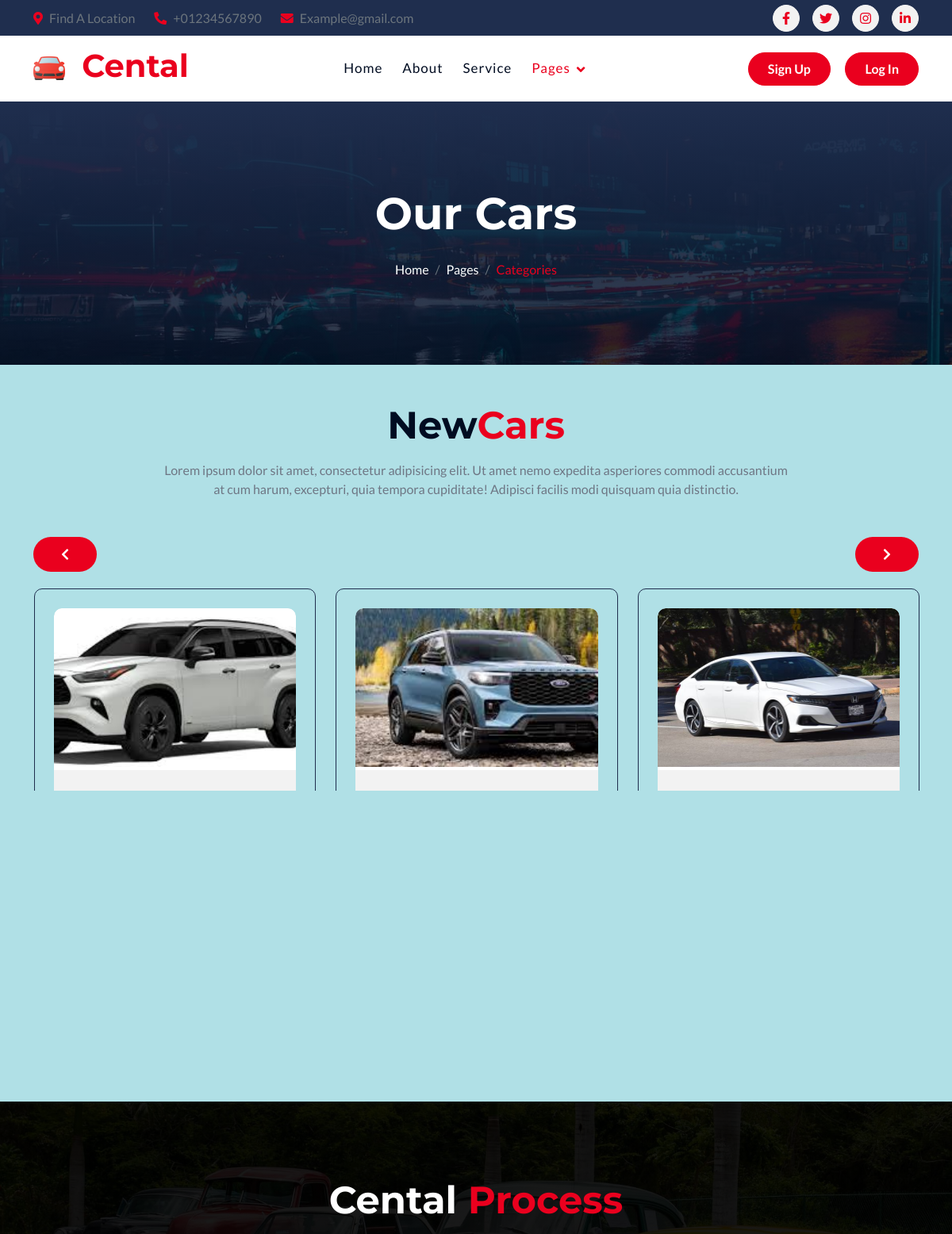
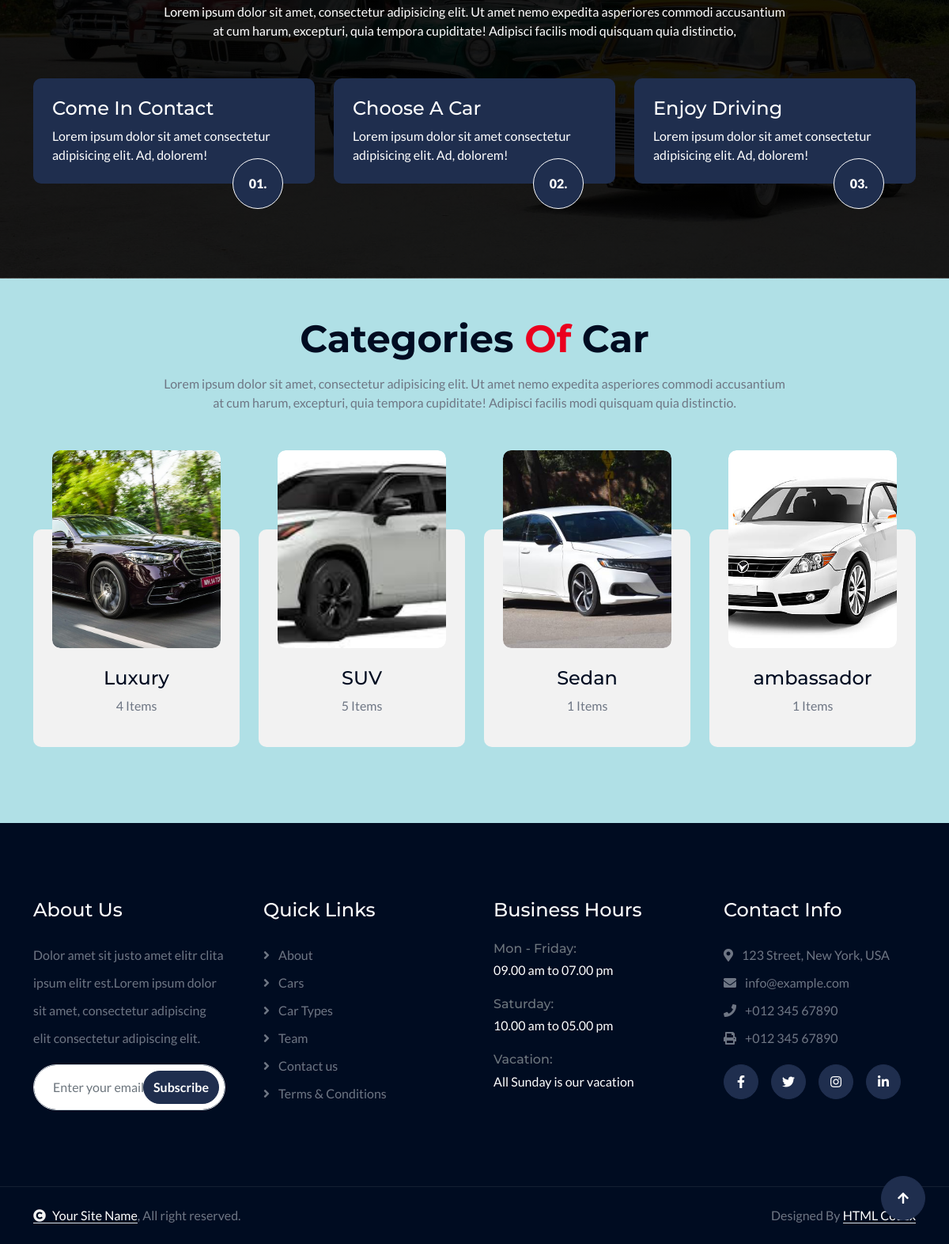
The page /car/ on the database its author committed (2 pictures, top to bottom).
### item/models.py (models this page shows, shortened)
class Item(models.Model):
    category = models.ForeignKey(Category, related_name='items', on_delete=models.CASCADE)
    name = models.CharField(max_length=255)
    company = models.CharField(max_length=255, blank=True, null=True)
    model = models.CharField(max_length=255, blank=True, null=True)
    seats = models.IntegerField(blank=True, null=True)
    fuel_type = models.CharField(max_length=255, blank=True, null=True)
    gear_type = models.CharField(max_length=255, blank=True, null=True)
    description = models.TextField(blank=True, null=True)
    price = models.FloatField()
    image = models.ImageField(upload_to='item_images', blank=True, null=True)
    is_sold = models.BooleanField(default=False)
    created_by = models.ForeignKey(User, related_name='items', on_delete=models.CASCADE)
    created_at = models.DateTimeField(auto_now_add=True)

class Category(models.Model):
    name = models.CharField(max_length=255)
    class Meta:
        ordering = ('name',)
        verbose_name_plural = 'Categories'
    def get_category_image(self):
        first_item_with_image = self.items.filter(image__isnull=False).first()
        return first_item_with_image.image.url if first_item_with_image else None

### core/views.py (the view)
# urls.py: path('car/', views.car, name='car'),
def car(request):
    items = Item.objects.filter(is_sold=False)[0:6]
    categories = Category.objects.all()
    return render(request, 'core/cars.html', {
        'categories' : categories,
        'items' : items
    })

### core/templates/core/cars.html (shortened to what this page needs)
{% extends "core/base.html" %}
{% load static %}
{% block page %}active{% endblock page %}
{% block content %}
    <div class="container-fluid bg-breadcrumb">
        <div class="container text-center py-5" style="max-width: 900px;">
            <h4 class="text-white display-4 mb-4 wow fadeInDown" data-wow-delay="0.1s">Our Cars</h4>
            <ol class="breadcrumb d-flex justify-content-center mb-0 wow fadeInDown" data-wow-delay="0.3s">
                <li class="breadcrumb-item"><a href="index.html">Home</a></li>
                <li class="breadcrumb-item"><a href="#">Pages</a></li>
                <li class="breadcrumb-item active text-primary">Categories</li>
            </ol>
        </div>
    </div>
       <br>
       <br>
<div class="container-fluid categories pb-5">
    <div class="container pb-5">
        <div class="text-center mx-auto pb-5 wow fadeInUp" data-wow-delay="0.1s" style="max-width: 800px;">
            <h1 class="display-5 text-capitalize mb-3">New<span class="text-primary">Cars</span></h1>
            <p class="mb-0">Lorem ipsum dolor sit amet, consectetur adipisicing elit. Ut amet nemo expedita asperiores commodi accusantium at cum harum, excepturi, quia tempora cupiditate! Adipisci facilis modi quisquam quia distinctio.</p>
        </div>
        <div class="categories-carousel owl-carousel wow fadeInUp" data-wow-delay="0.1s">
            {% for item in items %}
            <div class="categories-item p-4">
                <div class="categories-item-inner">
                    <a href="{% url 'item:detail' item.id %}">
                    <div class="categories-img rounded-top" style="height: 200px; overflow: hidden;">
                        <img src="{{ item.image.url }}" class="img-fluid w-100" style="height: 100%; object-fit: cover;" alt="">
                    </div>
                    <div class="categories-content rounded-bottom p-4">
                        <h4>{{ item.name }}</h4>
                        <div class="categories-review mb-4">
                            <div class="me-3">4.5 Review</div>
                            <div class="d-flex justify-content-center text-secondary">
                                <i class="fas fa-star"></i>
                                <i class="fas fa-star"></i>
                                <i class="fas fa-star"></i>
                                <i class="fas fa-star"></i>
                                <i class="fas fa-star text-body"></i>
                            </div>
                        </div>
                        <div class="mb-4">
                            <h4 class="bg-white text-primary rounded-pill py-2 px-4 mb-0">Price: {{ item.price }} / Day</h4>
                        </div>
                        <a href="{% url 'item:detail' item.id %}" class="btn btn-primary" >Show Details</a>
                    </div>
                </div>
            </div>
            {% endfor %}
        </div>
    </div>
</div>
        <div class="container-fluid steps py-5">
            <div class="container py-5">
                <div class="text-center mx-auto pb-5 wow fadeInUp" data-wow-delay="0.1s" style="max-width: 800px;">
                    <h1 class="display-5 text-capitalize text-white mb-3">Cental<span class="text-primary"> Process</span></h1>
                    <p class="mb-0 text-white">Lorem ipsum dolor sit amet, consectetur adipisicing elit. Ut amet nemo expedita asperiores commodi accusantium at cum harum, excepturi, quia tempora cupiditate! Adipisci facilis modi quisquam quia distinctio,
                    </p>
                </div>
                <div class="row g-4">
                    <div class="col-lg-4 wow fadeInUp" data-wow-delay="0.1s">
                        <div class="steps-item p-4 mb-4">
                            <h4>Come In Contact</h4>
                            <p class="mb-0">Lorem ipsum dolor sit amet consectetur adipisicing elit. Ad, dolorem!</p>
                            <div class="setps-number">01.</div>
                        </div>
                    </div>
                    <div class="col-lg-4 wow fadeInUp" data-wow-delay="0.3s">
                        <div class="steps-item p-4 mb-4">
                            <h4>Choose A Car</h4>
                            <p class="mb-0">Lorem ipsum dolor sit amet consectetur adipisicing elit. Ad, dolorem!</p>
                            <div class="setps-number">02.</div>
                        </div>
                    </div>
                    <div class="col-lg-4 wow fadeInUp" data-wow-delay="0.5s">
                        <div class="steps-item p-4 mb-4">
                            <h4>Enjoy Driving</h4>
                            <p class="mb-0">Lorem ipsum dolor sit amet consectetur adipisicing elit. Ad, dolorem!</p>
                            <div class="setps-number">03.</div>
                        </div>
                    </div>
                </div>
            </div>
        </div>
        <br>
        <br>
<div class="container-fluid team pb-5">
    <div class="container pb-5">
        <div class="text-center mx-auto pb-5 wow fadeInUp" data-wow-delay="0.1s" style="max-width: 800px;">
            <h1 class="display-5 text-capitalize mb-3">Categories<span class="text-primary"> of</span> Car</h1>
            <p class="mb-0">Lorem ipsum dolor sit amet, consectetur adipisicing elit. Ut amet nemo expedita asperiores commodi accusantium at cum harum, excepturi, quia tempora cupiditate! Adipisci facilis modi quisquam quia distinctio.</p>
        </div>
        <div class="row g-4">
            {% for category in categories %}
            <div class="col-md-6 col-lg-6 col-xl-3 wow fadeInUp" data-wow-delay="0.1s">
                <div class="team-item p-4 pt-0">
                    <div class="team-img" style="height: 250px; overflow: hidden;">
                        {% if category.get_category_image %}
                        <img src="{{ category.get_category_image }}" class="img-fluid rounded w-100" style="height: 100%; object-fit: cover;" alt="{{ category.name }}">
                        {% endif %}
                    </div>
                    <div class="team-content pt-4">
                        <h4>{{ category.name }}</h4>
                        <p>{{ category.items.count }} Items</p>
                    </div>
                </div>
            </div>
            {% endfor %}
        </div>
    </div>
</div>
        {% endblock content %}

### static/css/style.css (style rules this page uses)
.btn { font-weight: 600; transition: .5s; }
.btn.btn-primary { color: var(--bs-white); }
.bg-breadcrumb { position: relative; overflow: hidden; background: linear-gradient(rgba(31, 46, 78, 1), rgba(0, 12, 33, 0.8)), url(../img/fact-bg.jpg); background-position: center top; background-repeat: no-repeat; background-size: cover; padding: 60px 0 60px 0; transition: 0.5s; }
.bg-breadcrumb .breadcrumb { position: relative; }
.bg-breadcrumb .breadcrumb .breadcrumb-item a { color: var(--bs-white); }
.categories .categories-item { position: relative; border: 1px solid var(--bs-secondary); border-radius: 10px; transition: 0.5s; }
.categories .categories-item .categories-item-inner { position: relative; overflow: hidden; border-radius: 10px; transition: 0.5s; }
.categories .categories-item-inner .categories-img { background: var(--bs-light); }
.categories .categories-item-inner .categories-content { border-top: 4px solid var(--bs-white); text-align: center; background: var(--bs-light); }
.categories .categories-item-inner .categories-review { display: flex; align-items: center; justify-content: center; }
.steps { background: linear-gradient(rgba(0, 0, 0, 0.9), rgba(0, 0, 0, 0.9)), url(../img/bg-1.jpg); background-position: center center; background-repeat: no-repeat; background-size: cover; }
.steps .steps-item { position: relative; background: var(--bs-secondary); border-radius: 10px; }
.steps .steps-item h4, .steps .steps-item p { color: var(--bs-white); }
.steps .steps-item .setps-number { position: absolute; width: 64px; height: 64px; bottom: 0; right: 40px; font-weight: 900; border: 1px solid var(--bs-white); border-radius: 64px; transform: translateY(50%); color: var(--bs-white); background: var(--bs-secondary); display: flex; align-items: center; justify-content: center; }
.team .team-item { position: relative; text-align: center; border-radius: 10px; margin-top: 100px; background: var(--bs-light); transition: 0.5s; z-index: 1; }
.team .team-item::after { content: ""; position: absolute; width: 100%; height: 0; bottom: 0; left: 0; border-radius: 10px; background: var(--bs-secondary); z-index: 2; transition: 0.5s; }
.team .team-item .team-content { position: relative; z-index: 5; }
.team .team-item .team-content h4, .team .team-item .team-content p { transition: 0.5s; }
.team .team-item .team-img { position: relative; overflow: hidden; top: -100px; margin-bottom: -100px; border-radius: 10px; z-index: 3; }
.team .team-item .team-img img { transition: 0.5s; }
.team .team-item .team-img::after { content: ""; position: absolute; width: 100%; height: 0; top: 0; left: 0; border-radius: 10px; background: rgba(255, 255, 255, .3); z-index: 4; transition: 0.5s; }

### rows shown on the page
Item: image (picture), name "Toyota Highlander"
Item: image (picture), name "Ford Explorer"
Item: image (picture), name "Honda Accord"
Category: get_category_image (picture), name "Luxury", items.count "4"
Category: get_category_image (picture), name "SUV", items.count "5"
Category: get_category_image (picture), name "Sedan", items.count "1"
Category: get_category_image (picture), name "ambassador", items.count "1"
